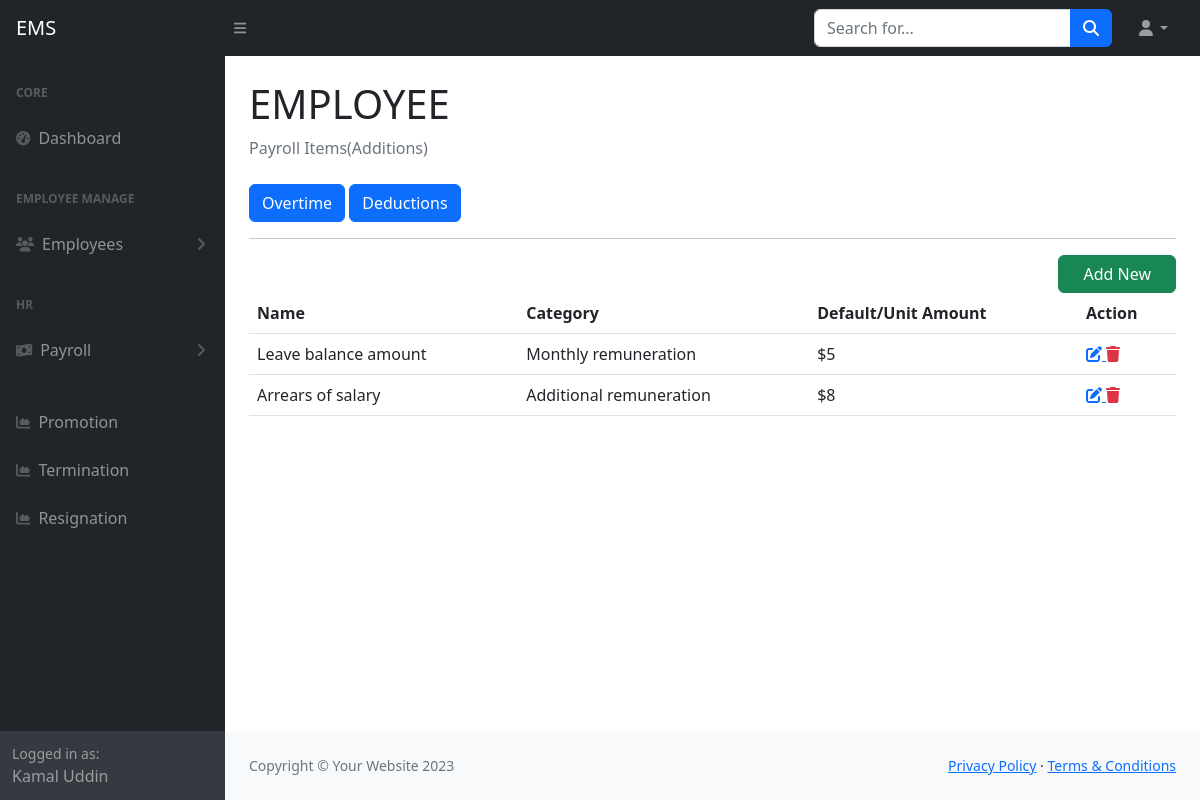
/payroll_additions.php (signed in), run on an earlier commit of the app's database.
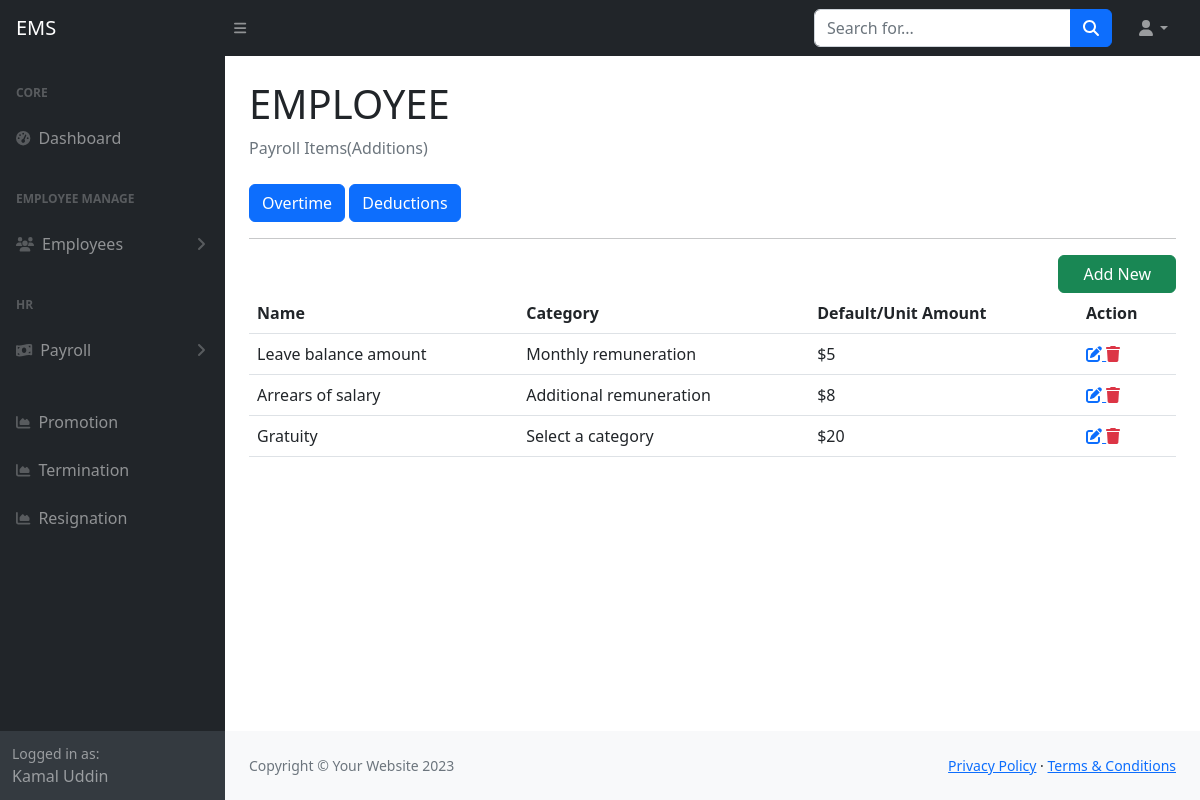
And on a later commit of the database.
### tables this page shows
CREATE TABLE `tbl_payroll_additions` (
  `id` int(11) NOT NULL,
  `name` varchar(255) DEFAULT NULL,
  `category` varchar(255) DEFAULT NULL,
  `unit_amount` varchar(10) DEFAULT NULL,
  `created_at` datetime DEFAULT NULL,
  `created_by` varchar(255) DEFAULT NULL,
  `updated_at` datetime DEFAULT NULL,
  `updated_by` varchar(255) DEFAULT NULL,
  `deleted_at` datetime DEFAULT NULL
);

### include/settings.php (called while the page is built)
<?php
    $base_url="http://localhost/employee/";
    require_once('class/crud.php');
    $mysqli=new crud;
?>

### class/crud.php (called while the page is built, shortened)
<?php
    class crud{
        private $host='localhost';
        private $user='root';
        private $password='';
        private $database='employee';
        private $connection;
        public function __construct(){
            $this->connection=new mysqli($this->host,$this->user,$this->password,$this->database);
        }
        public function common_select($table,$fields='*',$condition=false,$sort_field=false,$sort='ASC'){
            $result=array();
            $error=false;
            $sql="select $fields from $table where deleted_at is null ";
            $rs=$this->connection->query($sql);
            if($rs){
                if($rs->num_rows > 0){
                    while($r=$rs->fetch_object()){
                        array_push($result,$r);
                    }
                }
            }else{
                $error=$this->connection->error;
            }
            $return = array('data'=>$result,'error'=>$error);
            return $return;
        }
    }
?>

### payroll_additions.php (the view)
<?php require_once('include/header.php') ?>
<?php require_once('include/sidebar.php') ?>
<div class="container-fluid px-4">
    <h1 class="mt-4">EMPLOYEE</h1>
    <ol class="breadcrumb mb-4">
        <li class="breadcrumb-item active">Payroll Items(Additions)</li>
    </ol>
    <div>
    <a href="<?= $base_url?>payroll_overtime.php" class="btn btn-primary">Overtime</a>
    <a href="<?= $base_url?>payroll_deductions.php" class="btn btn-primary">Deductions</a>
    </div>
    <hr>
    <div class="col-md-12 d-flex justify-content-end">
    <a href="<?= $base_url?>payroll_additions_add.php" class="btn btn-success px-4">Add New</a>
    </div>
    <table class="table">
        <tr>
            <th>Name</th>
            <th>Category</th>
            <th>Default/Unit Amount</th>
            <th>Action</th>
        </tr>
        <?php
                  $data=$mysqli->common_select('tbl_payroll_additions');
               if(!$data['error']){
                    foreach($data['data'] as $d){
                ?>
        <tr>
            <td><?= $d->name ?></td>
            <td><?= $d->category ?></td>
            <td><?= $d->unit_amount ?></td>
            <td>
                <a title="Update" href="<?= $base_url?>payroll_additions_edit.php?id=<?= $d->id ?>">
                            <i class="fa fa-edit"></i>
                </a>
                <a title="Delete" class="text-danger" href="payroll_additions_delete.php?id=<?= $d->id ?>">
                            <i class="fa fa-trash"></i>
                </a>
            </td>
        </tr>
        <?php
        }
                  }
                  ?>
    </table>
</div>
<?php require_once('include/footer.php') ?>

What changed in the data, as far as the page shows it:
added tbl_payroll_additions: name "Gratuity", category "Select a category", unit_amount "$20"
